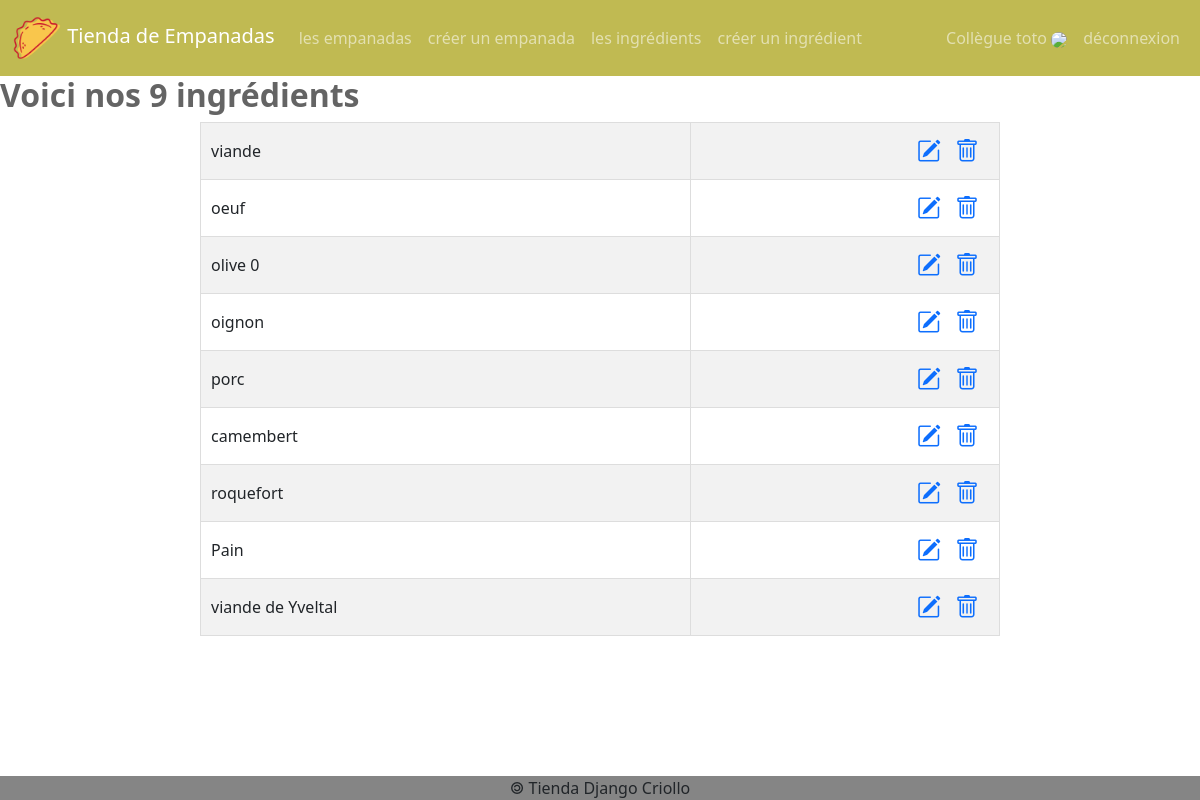
/ingredients/ (signed in), run on the app's committed database.
### empanadas/models.py (models this page shows)
class Ingredient(models.Model):
    idIngredient = models.AutoField(primary_key=True)
    nomIngredient = models.CharField(max_length=50)
    def __str__(self) :
        return self.nomIngredient

### empanadas/views.py (the view)
# urls.py: path('ingredients/', views.ingredients, name='liste_ingredients'),
def ingredients(request):
    user = None
    if request.user.is_staff:
        lesIngredients = Ingredient.objects.all()
        user = User.objects.get(id = request.user.id)
        return render(
            request,
            'empanadas/ingredients.html',
            {'ingredients' : lesIngredients, 'user' : user,}
    )
    elif request.user.is_authenticated:
        return redirect ('/empanadas')
    else:
        return redirect('/login')

### empanadas/templates/empanadas/ingredients.html (shortened to what this page needs)
{% extends 'empanadas/base.html' %}
{% block main %}
<h2>Voici nos {{ ingredients|length }} ingrédients</h2>
<table class="table table-striped">
    <tbody>
        {% for ing in ingredients %}
        <tr>
            <td>{{ ing }}</td>
            <td>
                <a href="/ingredients/{{ ing.idIngredient }}/update"
                    ><i class="bi bi-pencil-square"></i
                ></a>
                <a href="/ingredients/{{ ing.idIngredient }}/delete"
                    ><i class="bi bi-trash"></i
                ></a>
            </td>
        </tr>
        {% endfor %}
    </tbody>
</table>
{% endblock %}

### comptes/templates/comptes/menuStaff.html (shortened to what this page needs)
{% load static %}
<nav class="navbar navbar-expand-lg navbar-dark bg-success">
    <div class="container-fluid">
        <a class="navbar-brand" href="/empanadas"
            ><img
                src="{% static 'empanadas/img/empanadas.webp' %}"
                height="50em"
                width="50em"
            />
            Tienda de Empanadas</a
        >
        <div id="navbarText" class="collapse navbar-collapse">
            <ul class="navbar-nav me-auto mb-2 mb-lg-0">
                <li class="nav-item">
                    <a class="nav-link" href="/empanadas">les empanadas</a>
                </li>
                <li class="nav-item">
                    <a class="nav-link" href="/empanadas/add"
                        >créer un empanada</a
                    >
                </li>
                <li class="nav-item">
                    <a class="nav-link" href="/ingredients">les ingrédients</a>
                </li>
                <li class="nav-item">
                    <a class="nav-link" href="/ingredients/add"
                        >créer un ingrédient</a
                    >
                </li>
            </ul>
            <ul class="navbar-nav">
                <li class="nav-item">
                    <span class="nav-link">Collègue {{user}}
                        <img src="{{MEDIA_URL}}{{user.image}}"  class="rounded-circle"/>
                    </span>
                <li class="nav-item">
                    <a class="nav-link" href="/logout"> déconnexion </a>
                </li>
            </ul>
        </div>
    </div>
</nav>

### empanadas/static/empanadas/css/styles.css (style rules this page uses)
body { display: flex; min-height: 100vh; flex-direction: column; }
.bg-success, .container-fluid { background-color: rgb(192, 186, 82) !important; }
.table { max-width: 800px; margin: 0 auto; border-top: 1px solid black; border-collapse: collapse; }
.table td, .table th { vertical-align: middle; padding: 10px; border: 1px solid #ddd; }
.table td:last-child { text-align: right; }
.table a { margin-right: 10px; }
.table i { font-size: 1.5em; }
h2 { font-weight: bold; color: rgb(100, 100, 100); }
.rounded-circle { width: 2em; height: auto; border-radius: 50%; }

### data on the page
Ingredient: nomIngredient "viande"
Ingredient: nomIngredient "oeuf"
Ingredient: nomIngredient "olive 0"
Ingredient: nomIngredient "oignon"
Ingredient: nomIngredient "porc"
Ingredient: nomIngredient "camembert"
Ingredient: nomIngredient "roquefort"
Ingredient: nomIngredient "Pain"
Ingredient: nomIngredient "viande de Yveltal"

### other printed values
{{ user }} "toto"
{{ ingredients|length }} "9"
